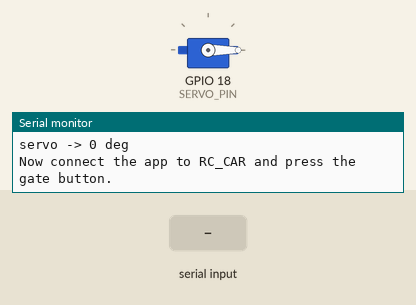
The sketch below on a simulated ESP32. Shown: servo, the last lines printed to the serial monitor. The inputs (shaded band) are chosen by the test bench. Nothing arrives over Bluetooth unless stated; servo pulses on a pin are drawn as a servo (544–2400 µs = 0–180°).

Above: at 5.7 s.
5.8 s: "U\n" received over the second serial link
At 7.0 s:
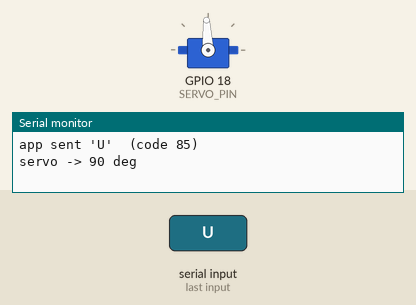
7.3 s: "u\n" received over the second serial link
At 8.3 s:
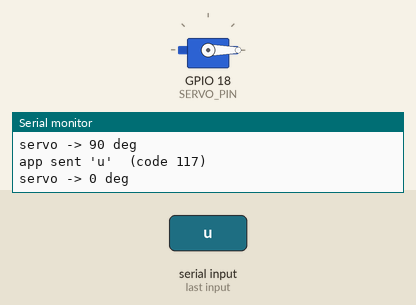
Timing chart, 0 to 10.3 s (numbered marks = the images above; inputs shaded):
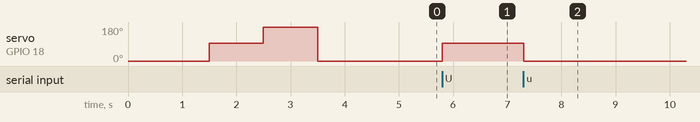

The sketch:

servo_test.ino
```cpp
/*******************************************************************************
 * ResQBot - GATE SERVO + BLUETOOTH TEST  (upload to the MAIN ESP32)
 * -----------------------------------------------------------------------------
 * 1. On power-up the servo moves 0 -> 90 -> 180 -> 0 degrees by itself.
 *    If it does NOT move here, the problem is wiring/power, not the app.
 * 2. Then connect the Arduino tank app (device "RC_CAR") and press the gate
 *    button. Open Serial Monitor at 115200 to see exactly which characters
 *    the app sends. 'U' moves the servo to 90, 'u' moves it to 0.
 *
 * Board: ESP32 Dev Module, Partition: Huge APP
 ******************************************************************************/
#include <Arduino.h>
#include <BluetoothSerial.h>
#if __has_include("esp_arduino_version.h")
  #include "esp_arduino_version.h"
#endif
#ifndef ESP_ARDUINO_VERSION_MAJOR
  #define ESP_ARDUINO_VERSION_MAJOR 2
#endif

#define SERVO_PIN  18
#define CH_SERVO   0
#define SERVO_FREQ 50
#define SERVO_RES  14

BluetoothSerial SerialBT;

void servoWrite(int deg) {
  if (deg < 0) deg = 0;
  if (deg > 180) deg = 180;
  uint32_t us = 500 + (uint32_t)deg * 2000 / 180;
  uint32_t duty = us * ((1UL << SERVO_RES) - 1) / 20000;
#if ESP_ARDUINO_VERSION_MAJOR >= 3
  ledcWrite(SERVO_PIN, duty);
#else
  ledcWrite(CH_SERVO, duty);
#endif
  Serial.printf("servo -> %d deg\n", deg);
}

void setup() {
  Serial.begin(115200);
  delay(500);
#if ESP_ARDUINO_VERSION_MAJOR >= 3
  bool ok = ledcAttachChannel(SERVO_PIN, SERVO_FREQ, SERVO_RES, CH_SERVO);
  Serial.printf("servo PWM attach: %s\n", ok ? "OK" : "FAILED");
#else
  ledcSetup(CH_SERVO, SERVO_FREQ, SERVO_RES);
  ledcAttachPin(SERVO_PIN, CH_SERVO);
#endif

  Serial.println("Self test: sweeping the servo...");
  servoWrite(0);   delay(1000);
  servoWrite(90);  delay(1000);
  servoWrite(180); delay(1000);
  servoWrite(0);   delay(1000);

  SerialBT.begin("RC_CAR");
  Serial.println("Now connect the app to RC_CAR and press the gate button.");
}

void loop() {
  static int last = -1;
  while (SerialBT.available()) {
    int c = SerialBT.read();
    if (c < 0 || c == '\r' || c == '\n') continue;
    if (c != last) {                       // print only changes (apps repeat 'S')
      Serial.printf("app sent '%c'  (code %d)\n", (char)c, c);
      last = c;
    }
    if (c == 'U') servoWrite(90);
    if (c == 'u') servoWrite(0);
  }
}
```

Measured:
- after the input at 5.8 s, servo on GPIO 18 (SERVO_PIN): 0° → 93° at once
- after the input at 7.3 s, servo on GPIO 18 (SERVO_PIN): 93° → 0° at once
